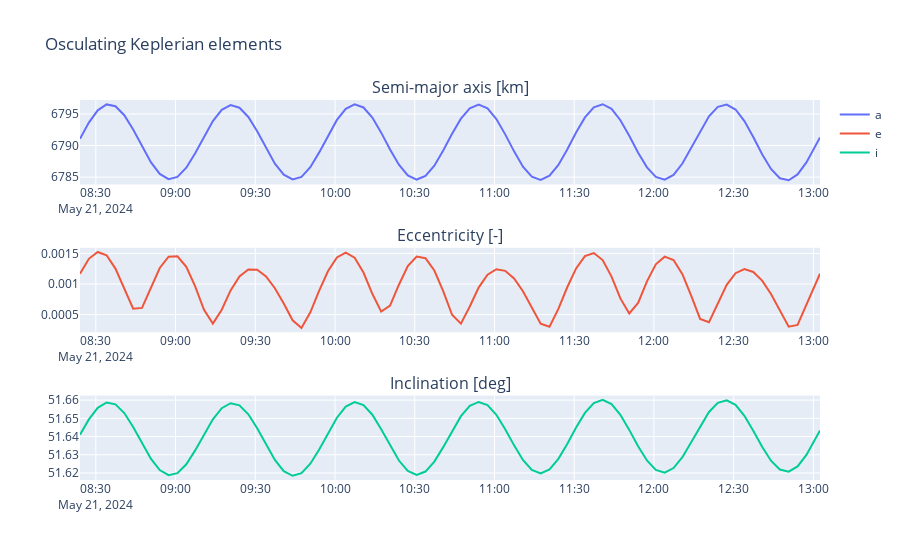

The notebook cell this image was saved under:
### Markdown cell above
### Plotting the results

### Code cell
# %% Extract the ephemerides
ephemerides = res.export_keplerian_ephemeris()

eph_df = pd.DataFrame(ephemerides)

# plot
fig = make_subplots(
    rows=3, cols=1,
    subplot_titles=("Semi-major axis [km]", "Eccentricity [-]", "Inclination [deg]"),
)
# Add traces to the subplots
fig.add_trace(go.Scatter(x=eph_df['date'], y=eph_df['semi_major_axis'], mode='lines', name='a'), row=1, col=1)
fig.add_trace(go.Scatter(x=eph_df['date'], y=eph_df['eccentricity'], mode='lines', name='e'), row=2, col=1)
fig.add_trace(go.Scatter(x=eph_df['date'], y=np.degrees(eph_df['inclination']), mode='lines', name='i'), row=3, col=1)
# Update layout
fig.update_layout(
    title_text="Osculating Keplerian elements"
)

fig.show()
